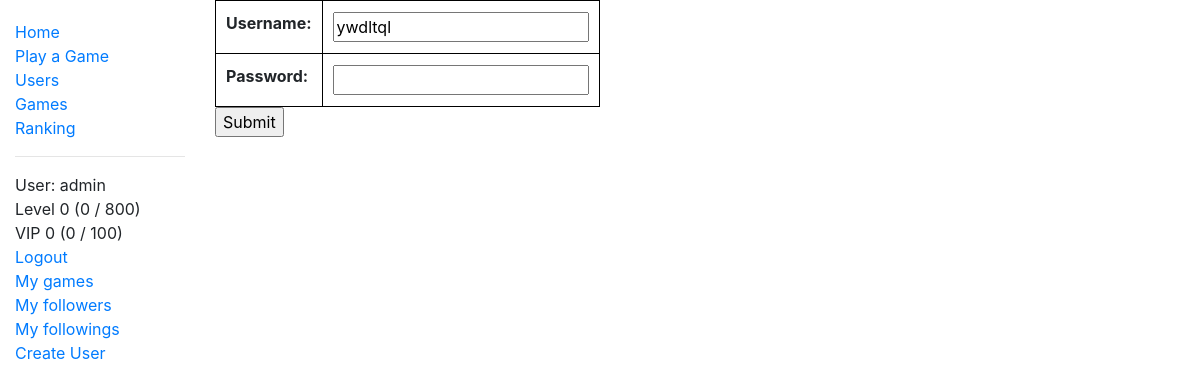
Page /two_zero_four_eight/new_user/ (signed in) on the committed database.
### two_zero_four_eight/models.py (models this page shows, shortened)
class User(AbstractUser):
    game_played = models.IntegerField(verbose_name='Number of Games Played', default=0)
    best_game = models.OneToOneField('Game', on_delete=models.CASCADE, null=True, blank=True)
    highest_score = models.PositiveIntegerField(verbose_name='Highest Score', null=True, blank=True)
    experience = models.IntegerField(verbose_name='Experience', default=0)
    money_deposited = models.IntegerField(verbose_name='Money Deposited', default=0)
    num_follower = models.IntegerField(verbose_name='Followers', default=0)
    num_following = models.IntegerField(verbose_name='Followings', default=0)
    class Meta:
        ordering = ['date_joined']
    @property
    def level(self):
        return binary_search(number=self.experience, array=experience_table)
    @property
    def level_string(self):
        return 'Level ' + status_string(level=self.level, experience=self.experience, table=experience_table)
    @property
    def vip_level(self):
        return binary_search(number=self.money_deposited, array=vip_table)
    @property
    def vip_level_string(self):
        return 'VIP ' + status_string(level=self.vip_level, experience=self.money_deposited, table=vip_table)

### two_zero_four_eight/views.py (the view)
# urls.py: path('new_user/', views.new_user, name='new-user'),
@staff_member_required
def new_user(request):
    if request.method == 'POST':
        form = NewUserForm(request.POST)
        if form.is_valid():
            user = User.objects.create_user(username=form.cleaned_data['username'],
                                            password=form.cleaned_data['password'])
            user.save()
            return HttpResponseRedirect(reverse('user-detail', kwargs={'pk': user.pk}))
    else:
        form = NewUserForm(initial={'username': "ywdltql"})
    context = {
        'form': form,
    }
    return render(request, 'two_zero_four_eight/new_user.html', context)

### two_zero_four_eight/forms.py (shortened to what this page needs)
class NewUserForm(forms.Form):
    username = forms.CharField()
    password = forms.CharField()

### two_zero_four_eight/models.py (called while the page is built)
def binary_search(array, number):
    hi = len(array)
    lo = 0
    while hi > lo:
        mid = lo + int((hi - lo + 1) / 2)
        if array[mid] <= number:
            lo = mid
        else:
            hi = mid - 1
    return lo

def status_string(level, experience, table):
    return str(level) + ' (' + str(experience - table[level]) + ' / ' + str(table[level + 1] - table[level]) + ')'

### two_zero_four_eight/templates/two_zero_four_eight/new_user.html (shortened to what this page needs)
{% extends "base_generic.html" %}
{% block content %}
  <form action="" method="post">
    <table>
    {{ form.as_table }}
    </table>
    <input type="submit" value="Submit">
  </form>
{% endblock %}

### two_zero_four_eight/templates/base_generic.html (shortened to what this page needs)
<!DOCTYPE html>
<html lang="en">
<head>
  <link rel="stylesheet" href="https://stackpath.bootstrapcdn.com/bootstrap/4.1.3/css/bootstrap.min.css">
  {% load bootstrap_pagination %}
  <link rel="stylesheet" href="{% static 'css/styles.css' %}">
</head>
<body>
  <div class="container-fluid">
    <div class="row">
      <div class="col-sm-2">
      {% block sidebar %}
        <ul class="sidebar-nav">
          <li><a href="{% url 'index' %}">Home</a></li>
          <li><a href="{% url 'play-game' %}">Play a Game</a></li>
          <li><a href="{% url 'users' %}">Users</a></li>
          <li><a href="{% url 'games' %}">Games</a></li>
          <li><a href="{% url 'user-rank' %}">Ranking</a></li>
          <hr/>
          {% if user.is_authenticated %}
          <li>User: {{ user.get_username }}</li>
          <li>{{ user.level_string }}</li>
          <li>{{ user.vip_level_string }}</li>
          <li><a href="{% url 'logout'%}?next={{request.path}}">Logout</a></li>
          <li><a href="{% url 'user-game' user.id %}">My games</a></li>
          <li><a href="{% url 'user-follower' %}">My followers</a></li>
          <li><a href="{% url 'user-following' %}">My followings</a></li>
          {% if user.is_staff %} <li><a href="{% url 'new-user' %}">Create User</a></li> {% endif %}
          {% else %}
             <li><a href="{% url 'login'%}?next={{request.path}}">Login</a></li>
          {% endif %}
        </ul>
     {% endblock %}
      </div>
      <div class="col-sm-10 ">
          {% block content %}{% endblock %}
      </div>
    </div>
  </div>
</body>
</html>

### two_zero_four_eight/static/css/styles.css (style rules this page uses)
.sidebar-nav { margin-top: 20px; padding: 0; list-style: none; }
table, th, td { padding: 10px; border: 1px solid black; border-collapse: collapse; }

### rows in the picture
User: get_username "admin", level_string "Level 0 (0 / 800)", vip_level_string "VIP 0 (0 / 100)"
